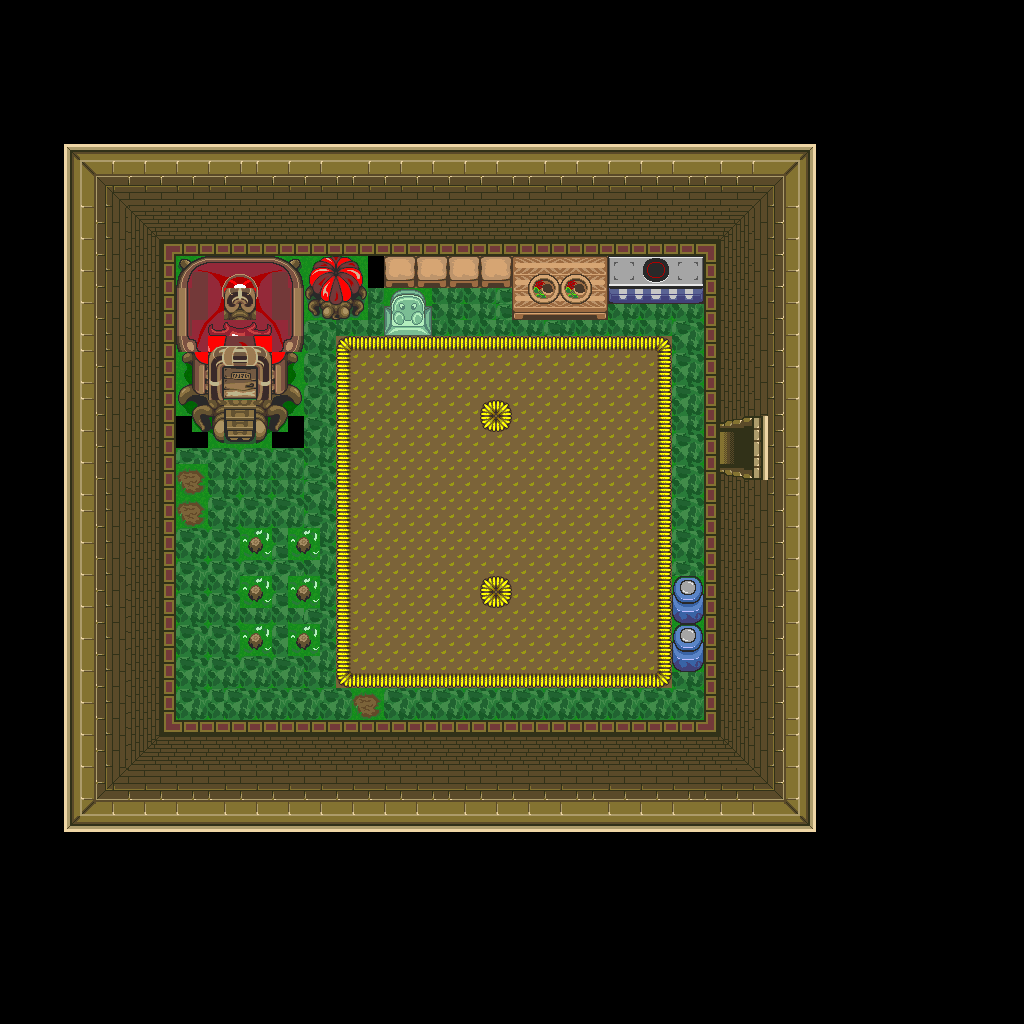

Tiled map render using the project's own tile images. Description and the map definition, with tile-layer contents summarised, below:
An orthogonal 64x64 tile map with 16x16 px tiles, 1 tile layer (base), 1 hidden layer not drawn and 11 objects.

<map version="1.10" tiledversion="1.12.1" orientation="orthogonal" renderorder="right-down" width="64" height="64" tilewidth="16" tileheight="16" infinite="0" nextlayerid="3" nextobjectid="12">
 <tileset firstgid="1" source="../classiciphone_pics4.tsx" />
 <layer id="1" name="base" width="64" height="64">
  <data>[4096 cells, 4088 non-empty, 239 distinct tile ids]</data>
 </layer>
 <layer id="2" name="collision" width="64" height="64" visible="0">
  <properties><property name="collision" value="true" /></properties>
  <data>[4096 cells, 3155 non-empty, 1 distinct tile ids]</data>
 </layer>
 <objectgroup id="3" name="npcs">
  <object id="1" x="416.0" y="416.0" width="16" height="16">
   <properties>
    <property name="script" type="string">-- Auto-converted from GraalScript
-- join("level_sparlevel");</property>
   </properties>
  </object>
  <object id="2" x="288.0" y="576.0" width="16" height="16">
   <properties>
    <property name="script" type="string">-- Auto-converted from GraalScript
joinResource("bush")</property>
   </properties>
  </object>
  <object id="3" x="176.0" y="464.0" width="16" height="16">
   <properties>
    <property name="script" type="string">-- Auto-converted from GraalScript
joinResource("rock_1")</property>
   </properties>
  </object>
  <object id="4" x="352.0" y="688.0" width="16" height="16">
   <properties>
    <property name="script" type="string">-- Auto-converted from GraalScript
joinResource("rock_1")</property>
   </properties>
  </object>
  <object id="5" x="240.0" y="624.0" width="16" height="16">
   <properties>
    <property name="script" type="string">-- Auto-converted from GraalScript
joinResource("bush")</property>
   </properties>
  </object>
  <object id="6" x="288.0" y="528.0" width="16" height="16">
   <properties>
    <property name="script" type="string">-- Auto-converted from GraalScript
joinResource("bush")</property>
   </properties>
  </object>
  <object id="7" x="288.0" y="624.0" width="16" height="16">
   <properties>
    <property name="script" type="string">-- Auto-converted from GraalScript
joinResource("bush")</property>
   </properties>
  </object>
  <object id="8" x="240.0" y="576.0" width="16" height="16">
   <properties>
    <property name="script" type="string">-- Auto-converted from GraalScript
joinResource("bush")</property>
   </properties>
  </object>
  <object id="9" x="240.0" y="528.0" width="16" height="16">
   <properties>
    <property name="script" type="string">-- Auto-converted from GraalScript
joinResource("bush")</property>
   </properties>
  </object>
  <object id="10" x="176.0" y="496.0" width="16" height="16">
   <properties>
    <property name="script" type="string">-- Auto-converted from GraalScript
joinResource("rock_1")</property>
   </properties>
  </object>
  <object id="11" x="592.0" y="336.0" width="16" height="16">
   <properties>
    <property name="script" type="string">-- Auto-converted from GraalScript
-- [CLIENT-SIDE — server no-op]
-- function onPlayerenters(){
-- stopmidi();
-- client.midi = 0;
-- }</property>
   </properties>
  </object>
 </objectgroup>
</map>
